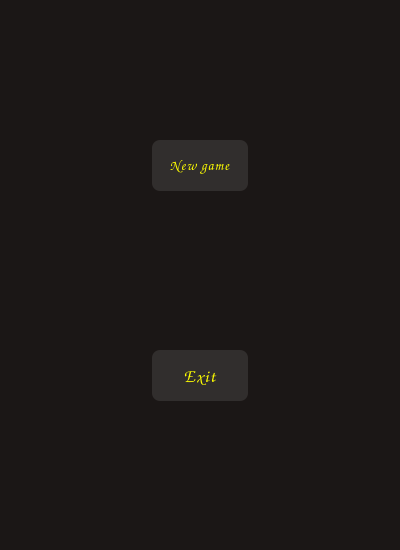
<?xml version="1.0" encoding="UTF-8"?>
<ui version="4.0">
 <class>Form</class>
 <widget class="QWidget" name="Form">
  <property name="geometry">
   <rect>
    <x>0</x>
    <y>0</y>
    <width>400</width>
    <height>550</height>
   </rect>
  </property>
  <property name="windowTitle">
   <string>Form</string>
  </property>
  <property name="styleSheet">
   <string notr="true">QWidget {
                    background : #1b1716;
                    color: #f3f7fb;
                }
 QPushButton {
  display: block;
  box-sizing: border-box;
  margin: 0 auto;
  padding: 8px;
  width: 80%;
  max-width: 200px;
  background: rgba(255, 255, 255, 0.1);
  border-radius: 8px;
  color: yellow;
  text-align: center;
  text-decoration: none;
  letter-spacing: 1px;
  font-family: Comic Sans MS;

                }
QLabel{
					background-image: url(data/menu.jpg);
}</string>
  </property>
  <widget class="QLabel" name="label">
   <property name="geometry">
    <rect>
     <x>0</x>
     <y>0</y>
     <width>400</width>
     <height>550</height>
    </rect>
   </property>
   <property name="text">
    <string/>
   </property>
  </widget>
  <widget class="QPushButton" name="btn_new">
   <property name="geometry">
    <rect>
     <x>115</x>
     <y>140</y>
     <width>170</width>
     <height>51</height>
    </rect>
   </property>
   <property name="whatsThis">
    <string>&lt;html&gt;&lt;head/&gt;&lt;body&gt;&lt;p&gt;&lt;span style=&quot; font-size:10pt;&quot;&gt;New Game&lt;/span&gt;&lt;/p&gt;&lt;/body&gt;&lt;/html&gt;</string>
   </property>
   <property name="styleSheet">
    <string notr="true"> QPushButton {
	font-size: 14px;
}</string>
   </property>
   <property name="text">
    <string>New game</string>
   </property>
  </widget>
  <widget class="QPushButton" name="btn_ex">
   <property name="geometry">
    <rect>
     <x>115</x>
     <y>350</y>
     <width>170</width>
     <height>51</height>
    </rect>
   </property>
   <property name="whatsThis">
    <string>&lt;html&gt;&lt;head/&gt;&lt;body&gt;&lt;p&gt;&lt;span style=&quot; font-size:10pt;&quot;&gt;New Game&lt;/span&gt;&lt;/p&gt;&lt;/body&gt;&lt;/html&gt;</string>
   </property>
   <property name="styleSheet">
    <string notr="true"> QPushButton {
	font-size: 18px;
}</string>
   </property>
   <property name="text">
    <string>Exit</string>
   </property>
  </widget>
 </widget>
 <resources/>
 <connections/>
</ui>
